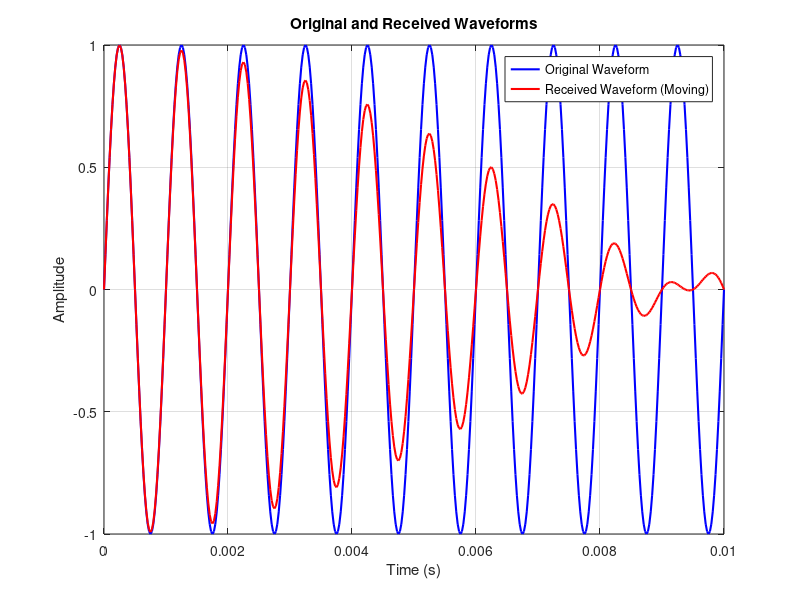

Write MATLAB code to recreate this figure.
% Define parameters
c = 3e8;  % Speed of light in meters per second (m/s)
fs = 44100;  % Sampling frequency (Hz)
duration = 0.01;  % Duration of the signal (seconds)
distance_to_object = 1;  % Distance to the object in meters (m)
velocity = -8000000;  % Velocity of the object in meters per second (m/s)

% Generate time vector
t = linspace(0, duration, fs*duration);

% Generate original waveform
original_waveform = sin(2*pi*1000*t);  % Example frequency: 1000 Hz

% Calculate time delay for echo
time_delay = 2 * distance_to_object / c;  % Two-way travel time

% Generate received waveform (with echo and Doppler effect)
received_waveform = [zeros(1, round(time_delay*fs)), original_waveform(1:end-round(time_delay*fs))];

% Apply Doppler effect to the received waveform
doppler_shift = velocity / c;  % Relative velocity / speed of light
received_waveform_doppler = received_waveform .* exp(1i * 2*pi*1000*doppler_shift*t);

% Plot original and received waveforms
figure;
plot(t, original_waveform, 'b', 'LineWidth', 1.5); hold on;
plot(t, real(received_waveform_doppler), 'r', 'LineWidth', 1.5);
xlabel('Time (s)');
ylabel('Amplitude');
title('Original and Received Waveforms');
legend('Original Waveform', 'Received Waveform (Moving)');
grid on;
